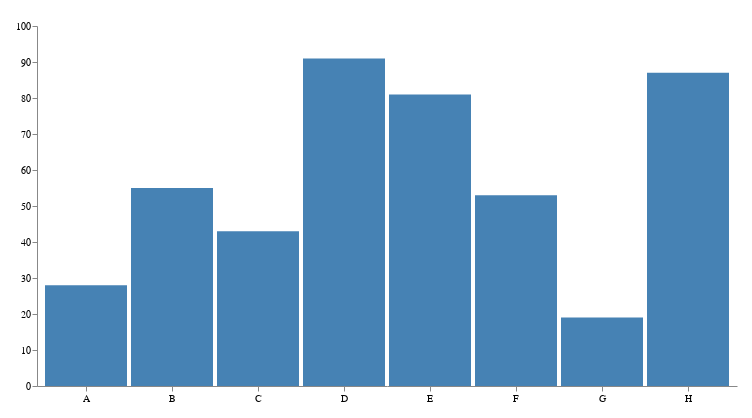

Describe this chart as a Vega-Lite specification.
### Vega specification from a JSON file in a GitHub repository (floating-point values rounded to 4 significant figures)
{"$schema": "https://vega.github.io/schema/vega/v5.json", "description": "A basic bar chart example, with value labels shown upon pointer hover.", "background": "transparent", "height": 360, "width": 700, "padding": 15, "data": [{"name": "table", "values": [{"category": "A", "amount": 28}, {"category": "B", "amount": 55}, {"category": "C", "amount": 43}, {"category": "D", "amount": 91}, {"category": "E", "amount": 81}, {"category": "F", "amount": 53}, {"category": "G", "amount": 19}, {"category": "H", "amount": 87}]}], "signals": [{"name": "tooltip", "value": {}, "on": [{"events": "rect:pointerover", "update": "datum"}, {"events": "rect:pointerout", "update": "{}"}]}], "scales": [{"name": "xscale", "type": "band", "domain": {"data": "table", "field": "category"}, "range": "width", "padding": 0.05, "round": true}, {"name": "yscale", "domain": {"data": "table", "field": "amount"}, "nice": true, "range": "height"}], "axes": [{"orient": "bottom", "scale": "xscale"}, {"orient": "left", "scale": "yscale"}], "marks": [{"type": "rect", "from": {"data": "table"}, "encode": {"enter": {"x": {"scale": "xscale", "field": "category"}, "width": {"scale": "xscale", "band": 1}, "y": {"scale": "yscale", "field": "amount"}, "y2": {"scale": "yscale", "value": 0}}, "update": {"fill": {"value": "steelblue"}}, "hover": {"fill": {"value": "red"}}}}, {"type": "text", "encode": {"enter": {"align": {"value": "center"}, "baseline": {"value": "bottom"}, "fill": {"value": "#333"}}, "update": {"x": {"scale": "xscale", "signal": "tooltip.category", "band": 0.5}, "y": {"scale": "yscale", "signal": "tooltip.amount", "offset": -2}, "text": {"signal": "tooltip.amount"}, "fillOpacity": [{"test": "datum === tooltip", "value": 0}, {"value": 1}]}}}]}
